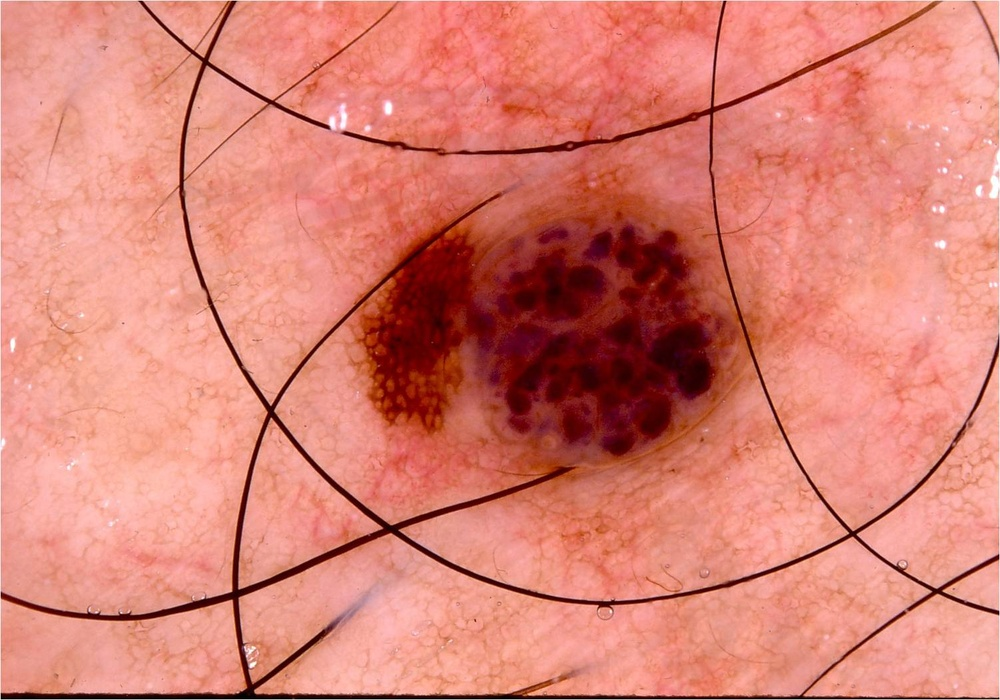
#> input picture 3.jpg, 1000 x 700 px, shrunk from 1502 x 1051 before the run
$ python hairRemove.py
#> lines starting #> are read from the running program, lines starting #| are printed output that depends on the picture; after the words box and inside, x2 and y2 are one past the last pixel; in counts of white or black regions, pixels touching at a corner belong together
import numpy as np
import os
import glob
import cv2
import math
import matplotlib.pyplot as plt
import time
import re
from scipy import ndimage

img = cv2.imread('3.jpg')
#> img is the input picture: shape (700, 1000, 3); mean B, G, R 116, 129, 217.9

kernel = np.ones((5,5),np.uint8)
kernel2 = np.ones((3,3),np.uint8)


# cv2.imshow("original", img)
plt.imshow(cv2.cvtColor(img, cv2.COLOR_BGR2RGB))
plt.show()


imgLAB = cv2.cvtColor(img, cv2.COLOR_BGR2LAB)
#> imgLAB: shape (700, 1000, 3); mean of channels 0, 1, 2 161.2, 160.7, 150.6
# cv2.imshow("original LAB", imgLAB)
plt.imshow(cv2.cvtColor(imgLAB, cv2.COLOR_BGR2RGB))
plt.show()
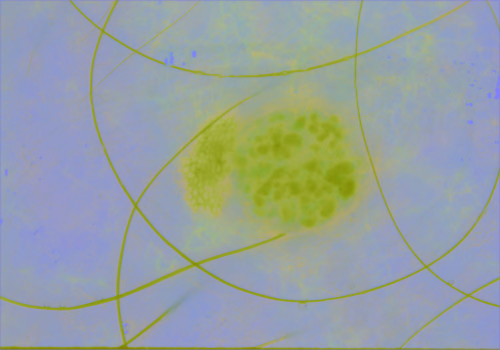
#> shown: shape (700, 1000, 3) (shown at 1/2 size); mean R, G, B 150.6, 160.7, 161.2
imgLAB1 = imgLAB[:,:,0]
plt.imshow(imgLAB1, cmap = 'gray')
plt.show()

closeLAB = cv2.morphologyEx(imgLAB, cv2.MORPH_CLOSE, kernel)
#> closeLAB: shape (700, 1000, 3); mean of channels 0, 1, 2 166.8, 161.3, 151.2
print(imgLAB.shape, closeLAB.shape)
#| (700, 1000, 3) (700, 1000, 3)
imgLAB2 = closeLAB[:,:,0]
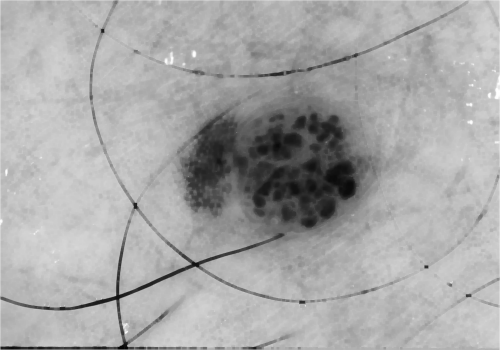
#> imgLAB2: shape (700, 1000) (shown at 1/2 size); min 5, max 255, mean 166.8
print(imgLAB2.shape)
#| (700, 1000)
plt.imshow(imgLAB2, cmap = 'gray')
plt.show()

finalLAB = imgLAB2 - imgLAB1
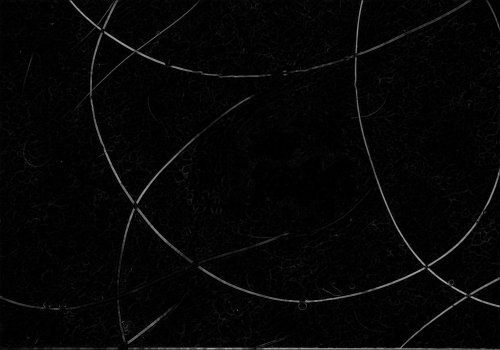
#> finalLAB: shape (700, 1000) (shown at 1/2 size); min 0, max 179, mean 5.6
plt.imshow(finalLAB, cmap = 'gray')
plt.show()

ret,thresh1 = cv2.threshold(finalLAB,20,255,cv2.THRESH_BINARY)
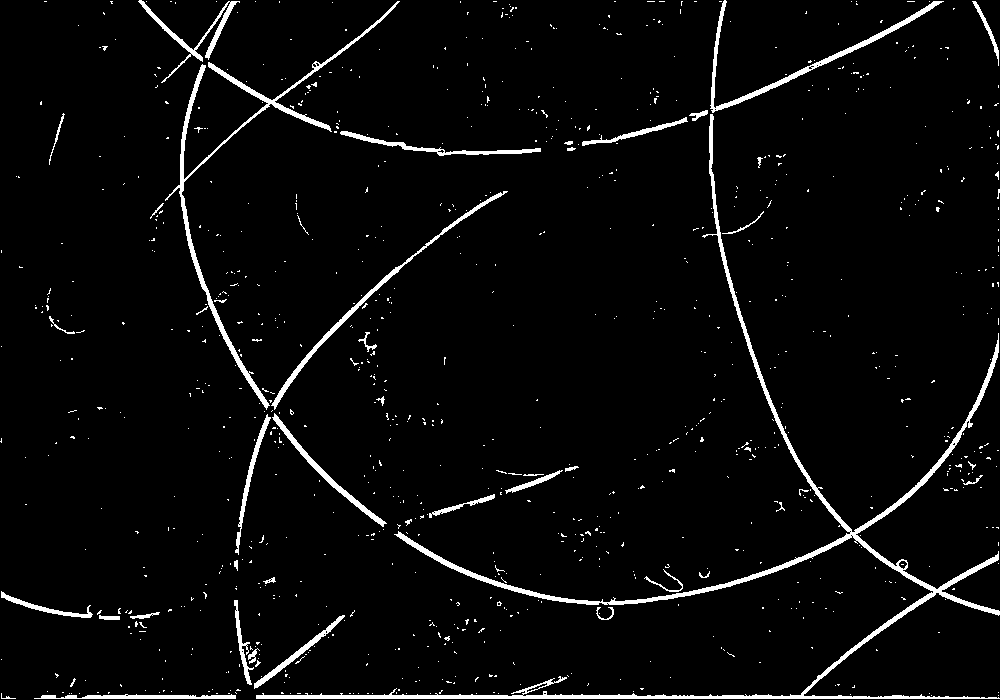
#> thresh1: shape (700, 1000); 3.9% white; 960 white regions (914 under 20 px), largest, box (x1, y1, x2, y2) and area: (256, 114, 1000, 699) 10033, (165, 1, 400, 410) 3198, (710, 0, 944, 113) 1661
plt.imshow(thresh1, cmap = 'gray')
plt.show()

thresh2 = cv2.morphologyEx(thresh1, cv2.MORPH_OPEN, kernel2)
#> thresh2: shape (700, 1000); 3% white; 88 white regions (40 under 20 px), largest, box (x1, y1, x2, y2) and area: (609, 169, 1000, 685) 5195, (256, 686, 852, 699) 2301, (181, 196, 269, 408) 1100
plt.imshow(thresh2, cmap = 'gray')
plt.show()
print('hola',thresh2.shape)
#| hola (700, 1000)
print(img.shape)
#| (700, 1000, 3)
m = thresh2.shape[0]
n = thresh2.shape[1]
print(n)
#| 1000
print(m)
#| 700
print(img.dtype)
#| uint8


for i in range(thresh2.shape[0]):
    for j in range(thresh2.shape[1]):
        if (thresh2[i,j] > 0):
            # img[i,j] = [0,0,0]
            img.itemset((i,j,0),255)
            img.itemset((i,j,1),255)
            img.itemset((i,j,2),255)
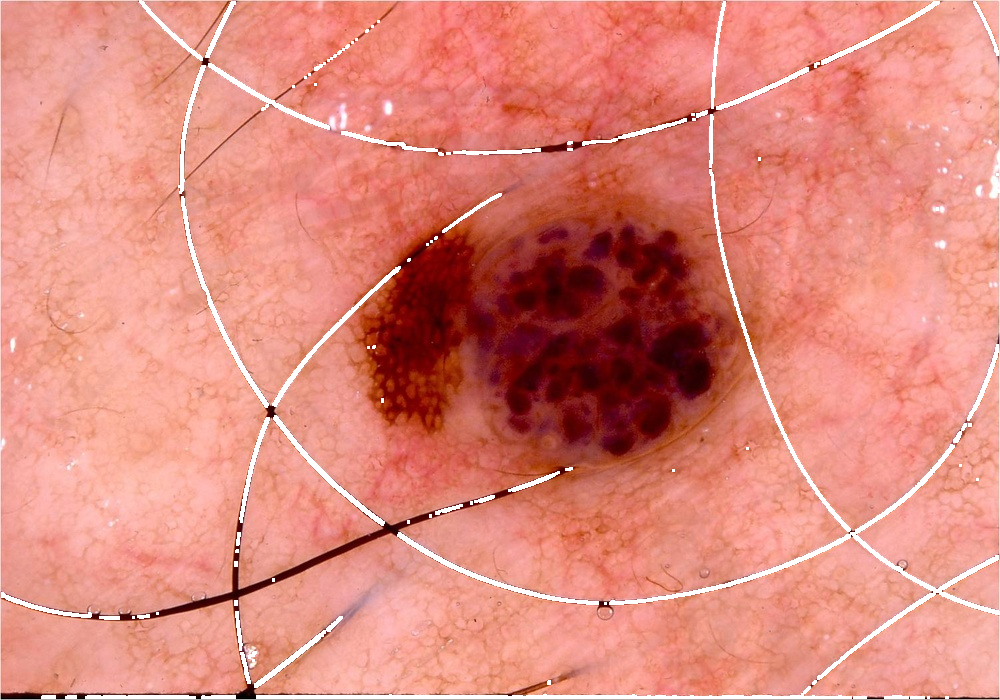
#> img: shape (700, 1000, 3); 3.05% of pixels changed, all inside (x1, y1, x2, y2) = (1, 0, 1000, 699)


plt.imshow(cv2.cvtColor(img, cv2.COLOR_BGR2RGB))
plt.show()

img = ndimage.median_filter(img, 3)
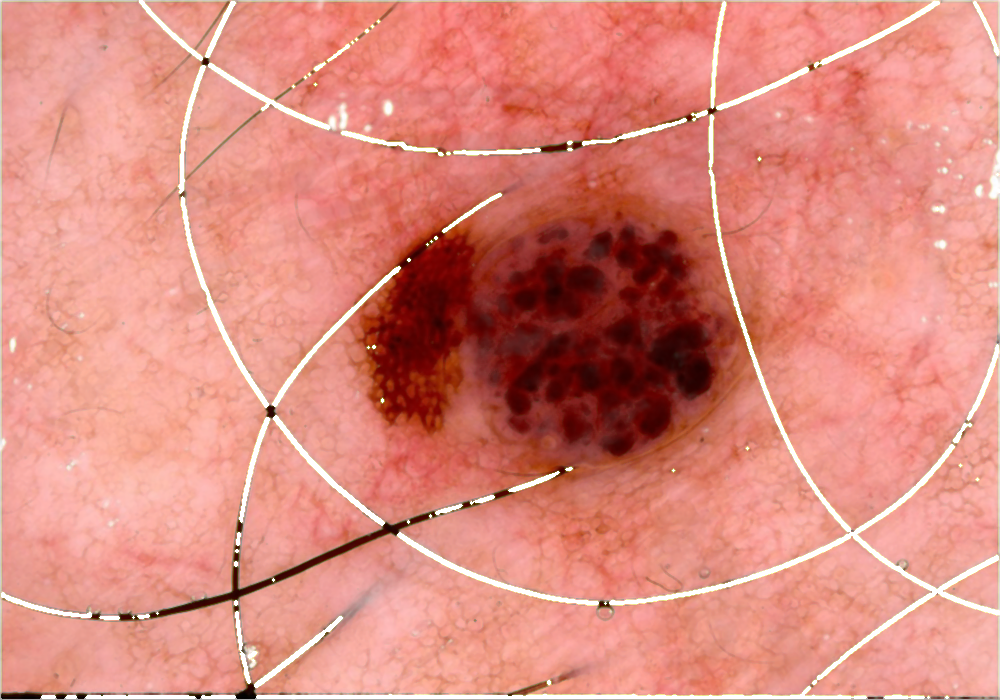
#> img: shape (700, 1000, 3); mean B, G, R 125.5, 137.7, 220.5
plt.imshow(cv2.cvtColor(img, cv2.COLOR_BGR2RGB))
plt.show()

# [7 lines of commented-out code are left out]

$ run again, with 1.jpg copied over 3.jpg
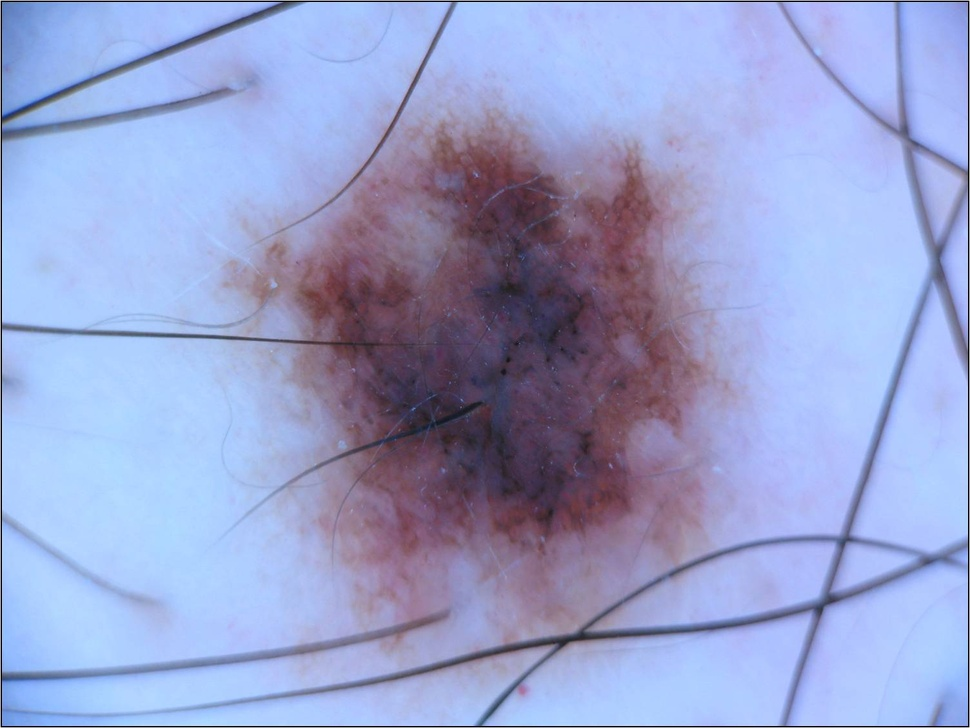
#> input picture 1.jpg, 970 x 728 px, shrunk from 1504 x 1129 before the run
#> img is the input picture: shape (728, 970, 3); mean B, G, R 205.1, 161.3, 152.1
#> imgLAB: shape (728, 970, 3); mean of channels 0, 1, 2 170.1, 135.1, 105.2
#> closeLAB: shape (728, 970, 3); mean of channels 0, 1, 2 172.7, 135.4, 105.5
#| (728, 970, 3) (728, 970, 3)
#| (728, 970)
#> `ret,thresh1 = cv2.threshold(finalLAB,20,255,cv2.THRESH_BINARY)`:
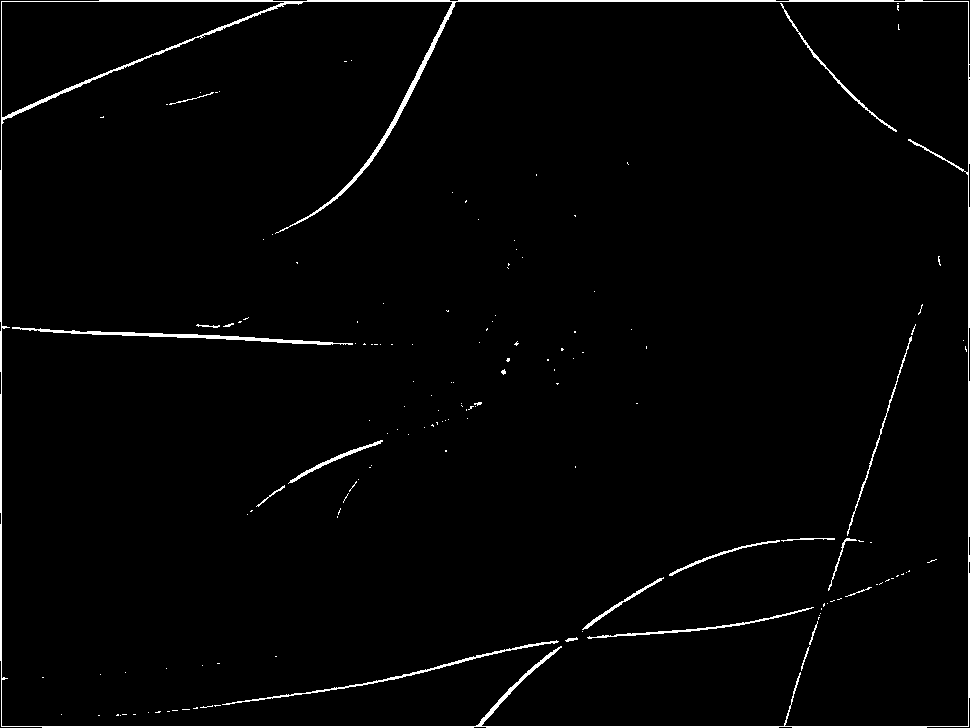
#> thresh1: shape (728, 970); 1.9% white; 153 white regions (134 under 20 px), largest, box (x1, y1, x2, y2) and area: (0, 0, 970, 728) 8700, (12, 327, 353, 345) 1072, (222, 640, 559, 705) 766
#> thresh2: shape (728, 970); 1.3% white; 85 white regions (45 under 20 px), largest, box (x1, y1, x2, y2) and area: (332, 1, 455, 201) 988, (42, 726, 474, 728) 864, (87, 331, 331, 345) 854
#| hola (728, 970)
#| (728, 970, 3)
#| 970
#| 728
#| uint8
#> `img = ndimage.median_filter(img, 3)`:
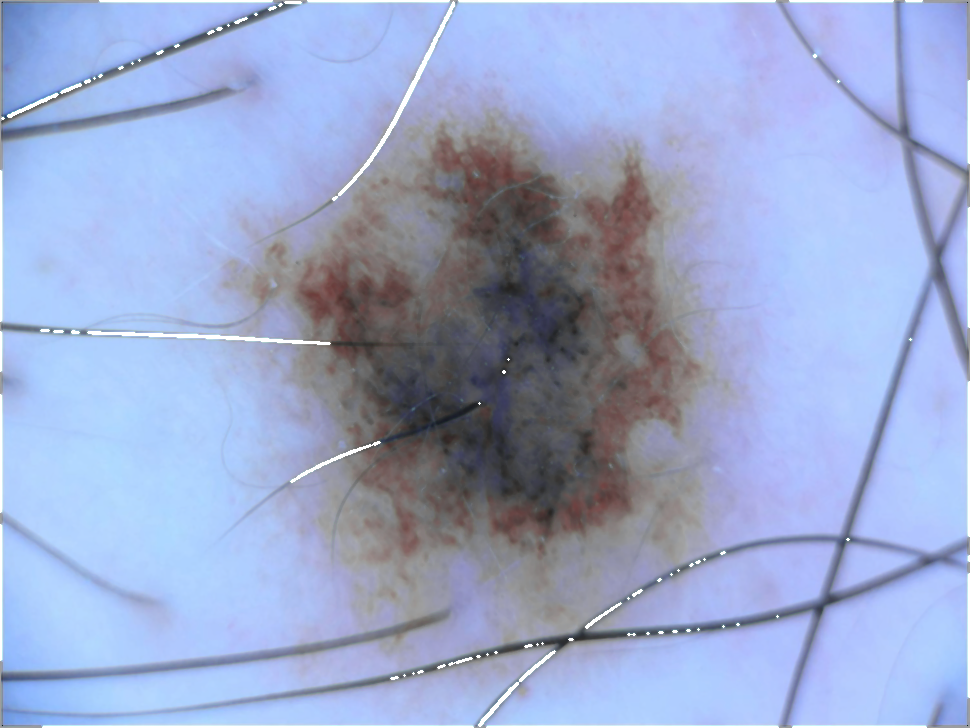
#> img: shape (728, 970, 3); mean B, G, R 205.5, 168.5, 154.8

$ run again, with 11.jpg copied over 3.jpg
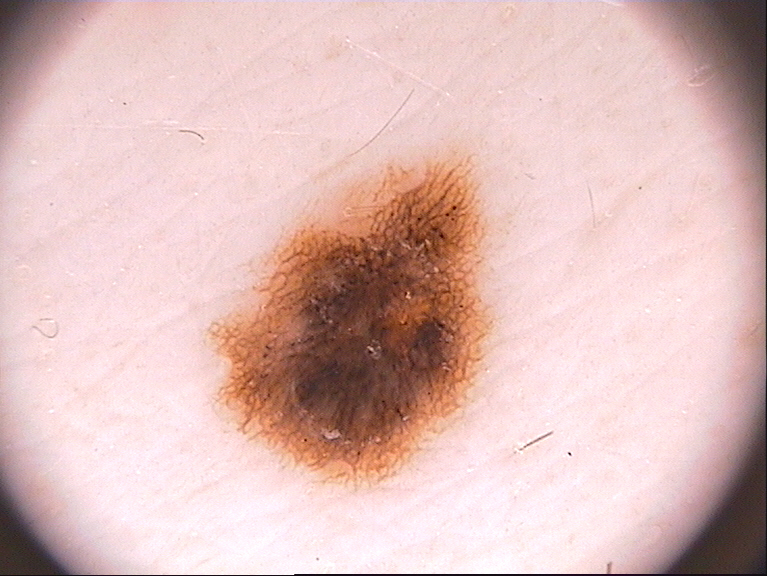
#> input picture 11.jpg, 767 x 576 px
#> img is the input picture: shape (576, 767, 3); mean B, G, R 185.8, 188.7, 222.1
#> imgLAB: shape (576, 767, 3); mean of channels 0, 1, 2 201.1, 139.9, 134.4
#> closeLAB: shape (576, 767, 3); mean of channels 0, 1, 2 205.8, 141.4, 135.9
#| (576, 767, 3) (576, 767, 3)
#| (576, 767)
#> `ret,thresh1 = cv2.threshold(finalLAB,20,255,cv2.THRESH_BINARY)`:
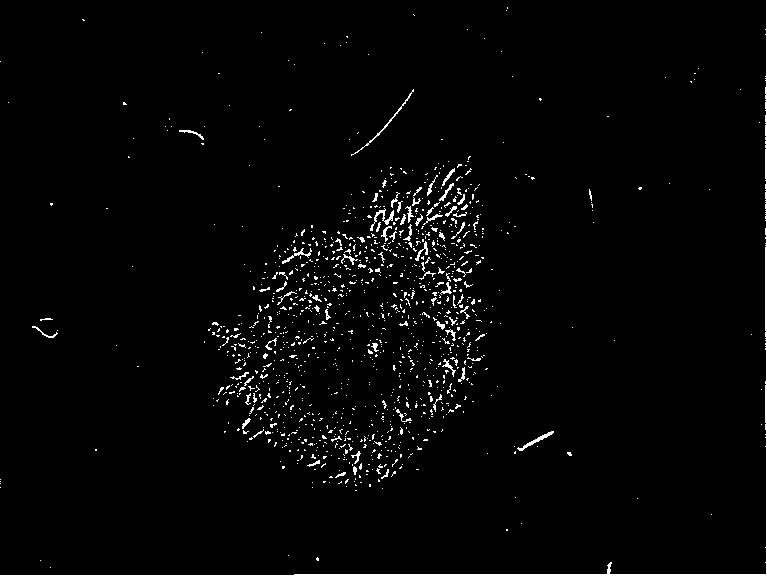
#> thresh1: shape (576, 767); 2.2% white in thin lines or dots
#> thresh2: shape (576, 767); 0.57% white; 101 white regions (86 under 20 px), largest, box (x1, y1, x2, y2) and area: (294, 569, 767, 576) 964, (765, 247, 767, 331) 168, (524, 432, 552, 448) 105
#| hola (576, 767)
#| (576, 767, 3)
#| 767
#| 576
#| uint8
#> after the loop `for i in range(thresh2.shape[0]):`:
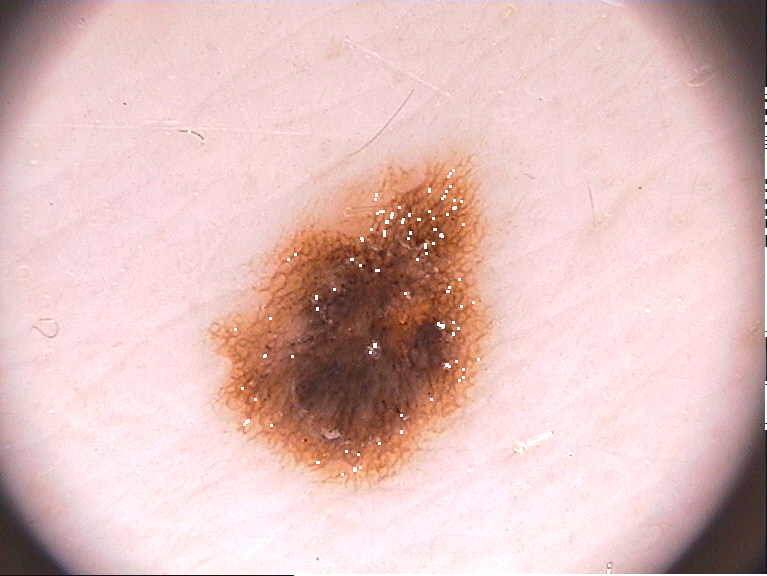
#> img: shape (576, 767, 3); 0.57% of pixels changed, all inside (x1, y1, x2, y2) = (188, 87, 767, 576)
